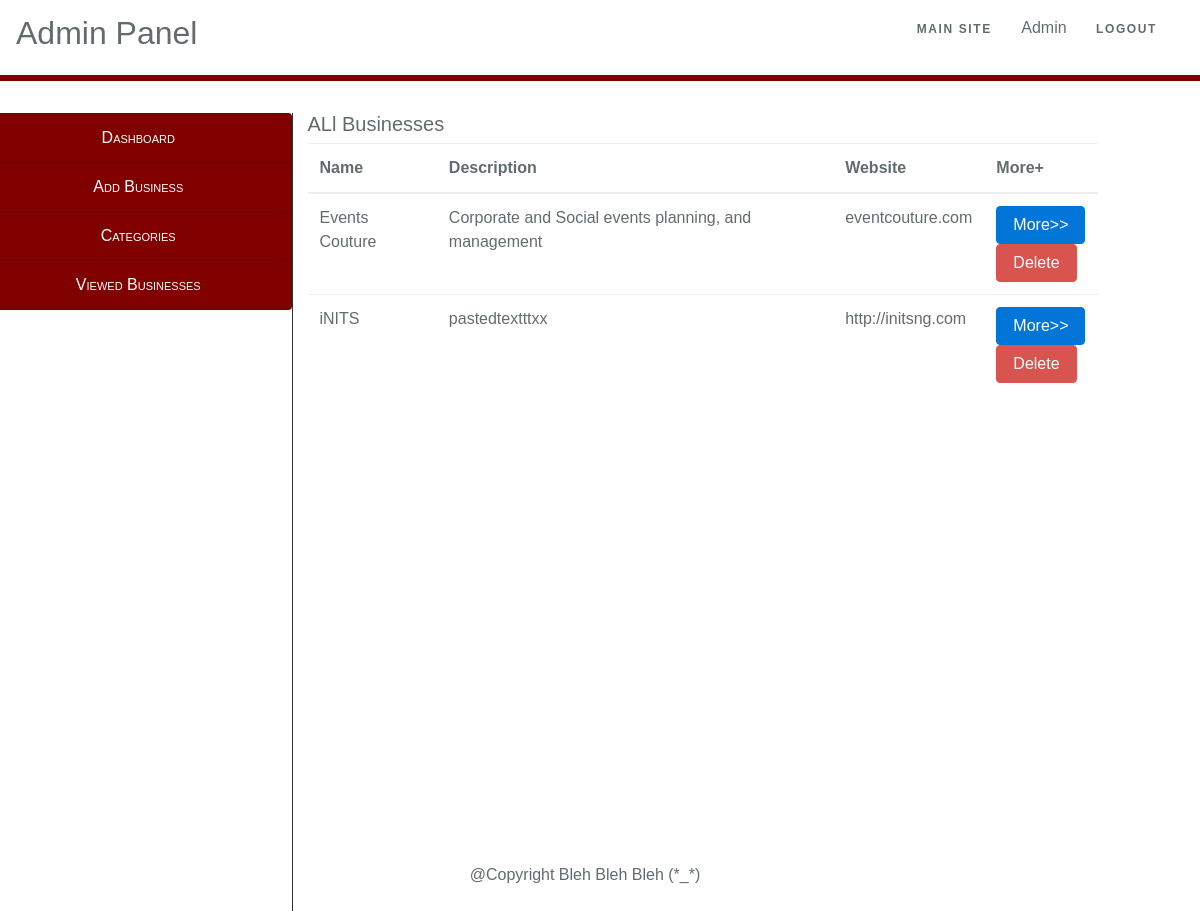
Page /views/admin/dashboard.php (signed in) on the committed database.
### tables this page shows
CREATE TABLE `users` (
  `id` int(11) NOT NULL,
  `email` varchar(255) NOT NULL,
  `username` varchar(255) NOT NULL,
  `password` varchar(255) NOT NULL
);

CREATE TABLE `companies` (
  `id` int(11) NOT NULL,
  `name` varchar(255) NOT NULL,
  `description` varchar(255) NOT NULL,
  `address` varchar(255) NOT NULL,
  `email` varchar(255) NOT NULL,
  `phone` varchar(255) NOT NULL,
  `website` varchar(255) NOT NULL
);

### database/QueryBuilder.php (called while the page is built, shortened)
<?php
class QueryBuilder
{
	protected $pdo;
	public function __construct($pdo)
	{
		$this->pdo = $pdo;
	}
	public function selectAll($table,$limit=null)
	{
		if($limit == null){
			$query = $this->pdo->prepare("select * from {$table}");
			$query->execute();
			return $query->fetchAll(PDO::FETCH_OBJ);
		}
		else{
			$query = $this->pdo->prepare("select * from {$table} limit {$limit}");
			$query->execute();
			return $query->fetchAll(PDO::FETCH_OBJ);
		}
	}
	public function isAdmin()
	{
		if(isset($_SESSION['auth']))
		{
			$auth = $_SESSION['auth'];
			$check = $this->pdo->prepare("select * from users where username = '{$auth->username}'");
			$check->execute();
			$pass = $check->fetch(PDO::FETCH_OBJ);
			if ($pass) {
				return true;
			}else{
				return false;
			}
		}
		return false;
	}
}

### config.php (called while the page is built)
<?php
return [
    "database" => [
        "name" => "companies_directory",
        "user" => "root",
        "password" => "root",
        "connection" => "mysql:dbhost=127.0.0.1",
        "options" => [
            PDO::ATTR_ERRMODE => PDO::ERRMODE_EXCEPTION
        ]
    ]
];
?>

### factory.php (called while the page is built, shortened)
<?php
$config = require "config.php";
require 'database/Connection.php';
require 'database/QueryBuilder.php';
$query = new QueryBuilder(
	Connection::make($config['database'])
);

### database/Connection.php (called while the page is built)
<?php
class Connection
{
	public static function make($db)
	{
		try{
			return new PDO(
				$db['connection'].';dbname='.$db['name'],
				$db['user'],
				$db['password'],
				$db['options']
			);
		}
		catch(PDOException $e){
			die('Could not Connect: '.$e->getMessage());
		}
	}
}

### views/admin/dashboard.php (the view, shortened to what this page needs)
<?php
require '../partials/admin_header.php';
$all = $query->selectAll('companies');
?>
	<div class="col-sm-8">
		<h5>ALl Businesses</h5>
		<table class="table table-responsive">
			<thead>
				<tr>
					<th>Name</th>
					<th>Description</th>
					<th>Website</th>
					<th>More+</th>
				</tr>
			</thead>
			<tbody>
			<?php foreach($all as $b):?>
				<tr>
					<td><?= $b->name ?></td>
					<td><?= $b->description ?></td>
					<td><?= $b->website ?></td>
					<td>
						<a href="/views/admin/business.php?id=<?= $b->id ?>" class="btn btn-primary" >More>> </a><br>
						<a href="/views/delete_business.php?id=<?= $b->id ?>" class="btn btn-danger delete-btn">Delete </a>
					</td>
				</tr>
			<?php endforeach; ?>
			</tbody>
		</table>
	</div>
<?php
require '../partials/admin_footer.php';

### views/partials/admin_header.php (shortened to what this page needs)
<?php
require '../../factory.php';
if($query->isAdmin()){
    $auth = $_SESSION['auth'];
}
else{
    header("Location: /views/login.php");
}
?>
<!DOCTYPE html>
<html lang="en">
<head>
    <link href="/public/css/bootstrap.min.css" rel="stylesheet" type="text/css"/>
    <link rel="stylesheet" type="text/css" href="/public/css/jquery-ui.min.css">
    <link rel="stylesheet" type="text/css" href="/public/css/jquery.multiselect.css">
    <link href="/public/css/styles.css" rel="stylesheet" type="text/css">
</head>
<body>
    <header>
        <div class="top-left">
            <h2>Admin Panel</h2>
        </div>
        <div class="top-right links" style="text-transform: capitalize;">
            <a href="/views/">Main Site</a>
            <strong><?php if(isset($auth)){ echo $auth->username; }?></strong>
            <a href="/views/logout.php">Logout</a>
        </div>
    </header>
    <div class="row position-ref full-height">
            <div class="col-sm-3" id="admin-nav">
                <ul class="list-group">
                    <li class="list-group-item">
                        <a href="/views/admin/dashboard.php">Dashboard</a>
                    </li>
                    <li class="list-group-item">
                        <a href="/views/admin/add_business.php">Add Business</a>
                    </li>
                    <li class="list-group-item">
                        <a href="/views/admin/categories.php">Categories</a>
                    </li>
                    <li class="list-group-item">
                        <a href="/views/admin/view_logs.php">Viewed Businesses</a>
                    </li>
                </ul>
            </div>

### public/css/styles.css (style rules this page uses)
html, body { background-color: #fff; color: #636b6f; font-family: 'Raleway', sans-serif; font-weight: 100; height: 100vh; margin: 0; }
.full-height { height: 100vh; }
.position-ref { position: relative; }
.top-right { right: 18px; position: absolute; }
.top-left { float: left; }
.links > a { color: #636b6f; padding: 0 25px; font-size: 12px; font-weight: 600; letter-spacing: .1rem; text-decoration: none; text-transform: uppercase; }
header { display: flex; padding: 1em; margin-bottom: 2em; border-bottom: 6px solid maroon; }
#admin-nav { height: 100vh; border-right: 1px solid #333; padding: inherit; }
#admin-nav .list-group-item { background-color: maroon; }
#admin-nav .list-group-item a { color: #fff; font-variant: petite-caps; font-weight: 400; margin: auto; }

### rows in the picture
users: username "Admin"
companies: name "Events Couture", description "Corporate and Social events planning, and management", website "eventcouture.com"
companies: name "iNITS", description "pastedtextttxx", website "http://initsng.com"
